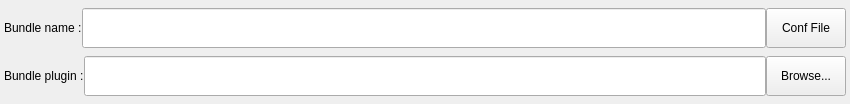
<?xml version="1.0" encoding="UTF-8"?>
<ui version="4.0">
 <class>guiBundleSettings</class>
 <widget class="QFrame" name="guiBundleSettings">
  <property name="geometry">
   <rect>
    <x>0</x>
    <y>0</y>
    <width>850</width>
    <height>104</height>
   </rect>
  </property>
  <property name="minimumSize">
   <size>
    <width>0</width>
    <height>104</height>
   </size>
  </property>
  <property name="maximumSize">
   <size>
    <width>16777215</width>
    <height>104</height>
   </size>
  </property>
  <property name="windowTitle">
   <string>Frame</string>
  </property>
  <layout class="QVBoxLayout" name="verticalLayout">
   <property name="spacing">
    <number>0</number>
   </property>
   <property name="leftMargin">
    <number>4</number>
   </property>
   <property name="topMargin">
    <number>0</number>
   </property>
   <property name="rightMargin">
    <number>4</number>
   </property>
   <property name="bottomMargin">
    <number>0</number>
   </property>
   <item>
    <layout class="QHBoxLayout" name="bundleNameHorizontalLayout">
     <item>
      <widget class="QLabel" name="bundleNameLabel">
       <property name="text">
        <string>Bundle name :</string>
       </property>
      </widget>
     </item>
     <item>
      <widget class="QLineEdit" name="bundleNameLineEdit">
       <property name="minimumSize">
        <size>
         <width>0</width>
         <height>40</height>
        </size>
       </property>
       <property name="maximumSize">
        <size>
         <width>16777215</width>
         <height>40</height>
        </size>
       </property>
      </widget>
     </item>
     <item>
      <widget class="QPushButton" name="confFileEditButton">
       <property name="enabled">
        <bool>true</bool>
       </property>
       <property name="minimumSize">
        <size>
         <width>0</width>
         <height>40</height>
        </size>
       </property>
       <property name="maximumSize">
        <size>
         <width>16777215</width>
         <height>40</height>
        </size>
       </property>
       <property name="text">
        <string>Conf File</string>
       </property>
      </widget>
     </item>
    </layout>
   </item>
   <item>
    <layout class="QHBoxLayout" name="bundlePluginHorizontalLayout">
     <item>
      <widget class="QLabel" name="bundlePluginLabel">
       <property name="text">
        <string>Bundle plugin :</string>
       </property>
      </widget>
     </item>
     <item>
      <widget class="QLineEdit" name="bundlePluginLineEdit">
       <property name="minimumSize">
        <size>
         <width>0</width>
         <height>40</height>
        </size>
       </property>
       <property name="maximumSize">
        <size>
         <width>16777215</width>
         <height>40</height>
        </size>
       </property>
      </widget>
     </item>
     <item>
      <widget class="QPushButton" name="bundlePluginBrowseButton">
       <property name="minimumSize">
        <size>
         <width>0</width>
         <height>40</height>
        </size>
       </property>
       <property name="maximumSize">
        <size>
         <width>16777215</width>
         <height>40</height>
        </size>
       </property>
       <property name="text">
        <string>Browse...</string>
       </property>
      </widget>
     </item>
    </layout>
   </item>
  </layout>
 </widget>
 <resources/>
 <connections/>
</ui>
